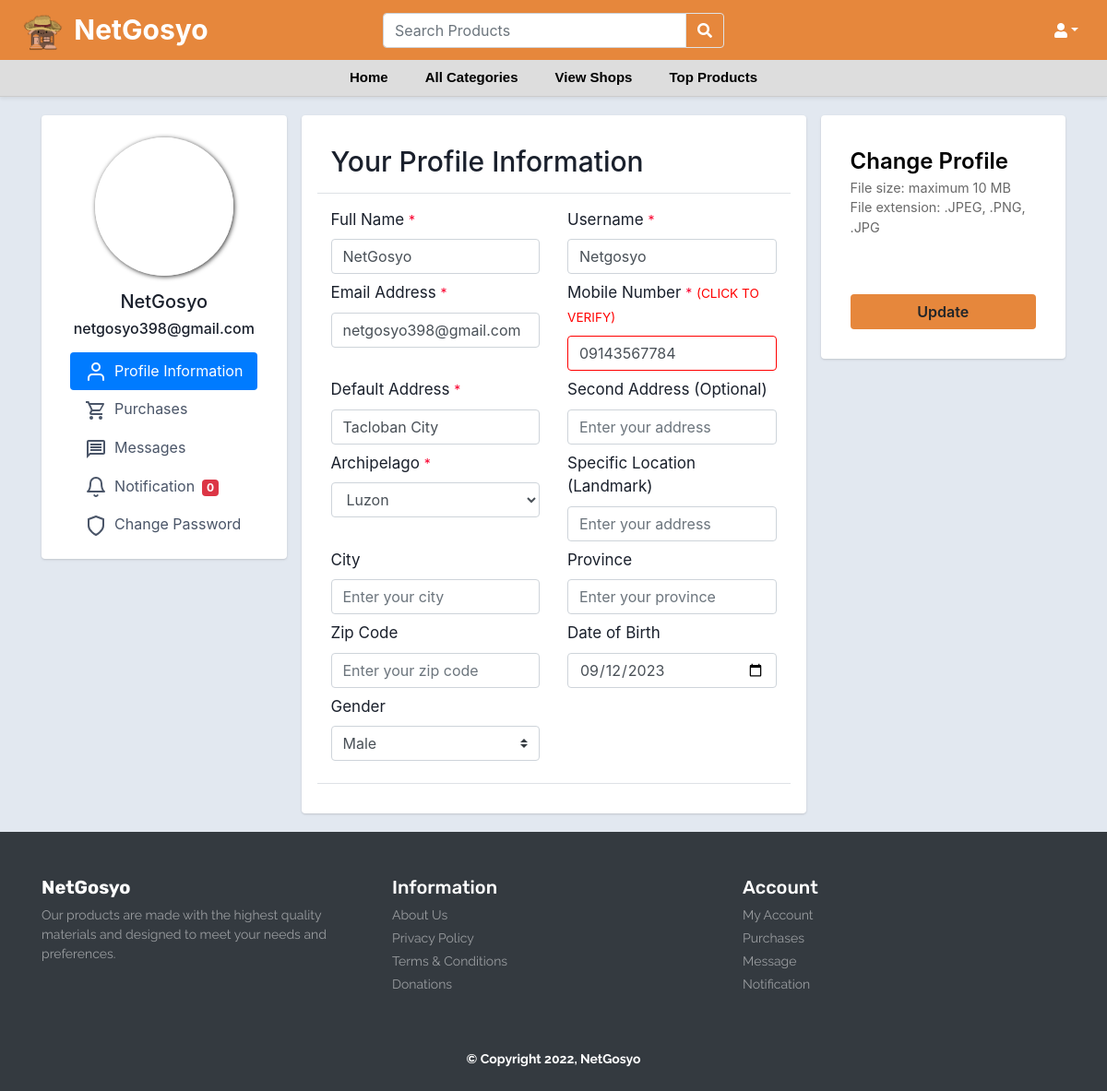
The page /Profile_settings.php on the database its author committed.
### tables this page shows
CREATE TABLE `user_form` (
  `id` int(100) NOT NULL,
  `fullname` varchar(100) NOT NULL,
  `email` varchar(100) NOT NULL,
  `username` varchar(255) NOT NULL,
  `password` varchar(100) NOT NULL,
  `checkout_pass` varchar(250) NOT NULL,
  `phonenumber` varchar(255) NOT NULL,
  `address` varchar(255) NOT NULL,
  `address2` varchar(500) NOT NULL,
  `archipelago` varchar(250) NOT NULL,
  `landmark` varchar(500) NOT NULL,
  `city` varchar(250) NOT NULL,
  `province` varchar(250) NOT NULL,
  `zip` varchar(250) NOT NULL,
  `dateofbirth` varchar(255) NOT NULL,
  `gender` varchar(255) NOT NULL,
  `image` varchar(255) NOT NULL,
  `shopname` varchar(250) NOT NULL DEFAULT 'user',
  `shopdesc` varchar(5000) NOT NULL,
  `vkey` varchar(50) NOT NULL,
  `verify_token` varchar(100) NOT NULL,
  `verified` tinyint(1) NOT NULL DEFAULT 0,
  `register_date` timestamp NOT NULL DEFAULT current_timestamp() ON UPDATE current_timestamp(),
  `id_pic` varchar(255) DEFAULT NULL,
  `has_verified_badge` tinyint(1) DEFAULT NULL,
  `is_banned` tinyint(1) NOT NULL DEFAULT 0,
  `number_verified` tinyint(4) NOT NULL DEFAULT 0
);

### Profile_settings.php (the view, shortened to what the rows shown need)
<?php
include 'header.php';
include 'config.php';
$username = $_SESSION['user_id'];
$findresult = mysqli_query($conn, "SELECT * FROM user_form WHERE id = '$user_id'");
if ($res = mysqli_fetch_array($findresult)) {
    $fullname = $res['fullname'] ?? '';
    $username = $res['username'] ?? '';
    $email = $res['email'] ?? '';
    $phonenumber = $res['phonenumber'] ?? '';
    $numberVerified = $res['number_verified'] ?? '0';
    $address = $res['address'] ?? '';
    $archipelago = $res['archipelago'] ?? '';
    $dateofbirth = $res['dateofbirth'] ?? '';
    $image = $res['image'] ?? '';
}
?>
<!DOCTYPE html>
<html lang="en">
<head>
    <link rel="stylesheet" href="https://cdn.datatables.net/1.13.5/css/jquery.dataTables.css" />
    <link rel="stylesheet" href="https://cdn.datatables.net/1.13.5/css/jquery.dataTables.min.css" />
    <link href="https://cdn.jsdelivr.net/npm/bootstrap@4.4.1/dist/css/bootstrap.min.css" rel="stylesheet">
    <link rel="stylesheet" href="https://maxcdn.bootstrapcdn.com/bootstrap/4.0.0/css/bootstrap.min.css" />
    <link rel="stylesheet" href="https://cdnjs.cloudflare.com/ajax/libs/cropperjs/1.5.12/cropper.min.css" />
    <link rel="stylesheet" href="https://unpkg.com/dropzone/dist/dropzone.css" />
    <link href="https://unpkg.com/cropperjs/dist/cropper.css" rel="stylesheet" />
</head>
<body>
    <div class="container">
        <form action="" method="post" enctype='multipart/form-data'>
            <div class="row gutters-sm">
                <div class="col-md-3 d-none d-md-block">
                    <div class="card">
                        <div class="card-body">
                            <div style="text-align: center;" class="mt-2 mb-3">
                                <?php if ($image == null) {
                                    echo '<img src="user_profile/profile.png" class="rounded-circle img-fluid " style="height:150px; width: 150px; box-shadow: 1px 1px 5px #333333;">';
                                } else {
                                    echo '<img src="user-profiles/'.$image.'" class="rounded-circle img-fluid " style="height:150px; width: 150px; box-shadow: 1px 1px 5px #333333;">';
                                }
?>
                                <h5 style="text-align: center;" class="mt-3"><?php echo $fullname; ?></h5>
                                <h6 style="text-align: center;"> <?php echo $email; ?></h6>
                            </div>
                        </div>
                    </div>
                </div>
                <div class="col-md-6">
                    <div class="card">
                        <div class="card-body">
                            <div class="tab-pane active" id="profile">
                                <div class="p-3">
                                    <div class="row mt-2 border-top border-bottom">
                                        <div class="mt-3 col-md-6"><label class="labels" style="font-size: 17px;">Full
                                                Name <span style="color: rgb(250, 1, 46); font-size: 14px;">*</span></label>
                                            <input type="text" name="fullname" placeholder="Enter your fullname"
                                                class="form-control" value="<?php echo $fullname; ?>">
                                        </div>
                                        <div class="mt-3 col-md-6"><label class="labels"
                                                style="font-size: 17px;">Username <span style="color: rgb(250, 1, 46); font-size: 14px;">*</span></label>
                                            <input type="text" name="username" placeholder="Enter your username"
                                                class="form-control" value="<?php echo $username; ?>">
                                        </div>
                                        <div class="mt-2 col-md-6"><label class="labels" style="font-size: 17px;">Email
                                                Address <span style="color: rgb(250, 1, 46); font-size: 14px;">*</span></label>
                                            <input type="text" name="emails" placeholder="Enter your email address"
                                                class="form-control" value="<?php echo $email; ?>">
                                        </div>
                                        <div class="mt-2 col-md-6"><label class="labels" style="font-size: 17px;">Mobile Number <span style="color: rgb(250, 1, 46); font-size: 14px;">*</span> <?php echo $numberVerified == 0 ? '<small><a style="color:red" href="verify-number.php?phone_number='.$phonenumber.'">(CLICK TO VERIFY)</a></small>' : ''; ?></label>
                                            <input type="text" name="number" placeholder="Enter your mobile number" class="form-control" value="<?php echo $phonenumber; ?>" style="<?php echo $numberVerified == 0 ? 'border:1px solid red' : ''; ?>">
                                        </div>
                                        <div class="mt-2 col-md-6"><label class="labels"
                                                style="font-size: 17px;">Default Address <span style="color: rgb(250, 1, 46); font-size: 14px;">*</span></label>
                                            <input type="text" name="address" placeholder="Enter your address"
                                                class="form-control" value="<?php echo $address; ?>">
                                        </div>
                                        <div class="mt-2 col-md-6"><label class="labels"
                                                style="font-size: 17px;">Archipelago <span style="color: rgb(250, 1, 46); font-size: 14px;">*</span></label>
                                                <select name="archipelago" class="form-control" >
                                                <?php
                                                    $archipelagoOptions = ["Luzon", "Visayas", "Mindanao", "NCR", "ISLAND"];
                                                    foreach ($archipelagoOptions as $option) {
                                                        if ($archipelago !== $option) {
                                                            echo '<option value="' . $option . '">' . $option . '</option>';
                                                        } else {
                                                            echo '<option value="' . $archipelago . '" selected>' . $archipelago . '</option>';
                                                        }
                                                    }
                                                    ?>
                                                </select>
                                        </div>
                                        <div class="mt-2 col-md-6"><label class="labels" style="font-size: 17px;">Date
                                                of
                                                Birth</label>
                                            <input type="date" name="datebirth" class="form-control"
                                                value="<?php echo $dateofbirth; ?>">
                                        </div>
                                    </div>
                                </div>
                            </div>
                        </div>
                    </div>
                </div>
            </div>
        </form>
    </div>
</body>
</html>
<?php
include 'footer.php';
?>

### rows shown on the page
user_form: fullname "NetGosyo", email "netgosyo398@gmail.com", username "Netgosyo", emails "netgosyo398@gmail.com", number "09143567784", address "Tacloban City", archipelago "Luzon", datebirth "09/12/2023"

### other values the page prints
mysqli_num_rows($notifications) "0"
form field gender "Male"
